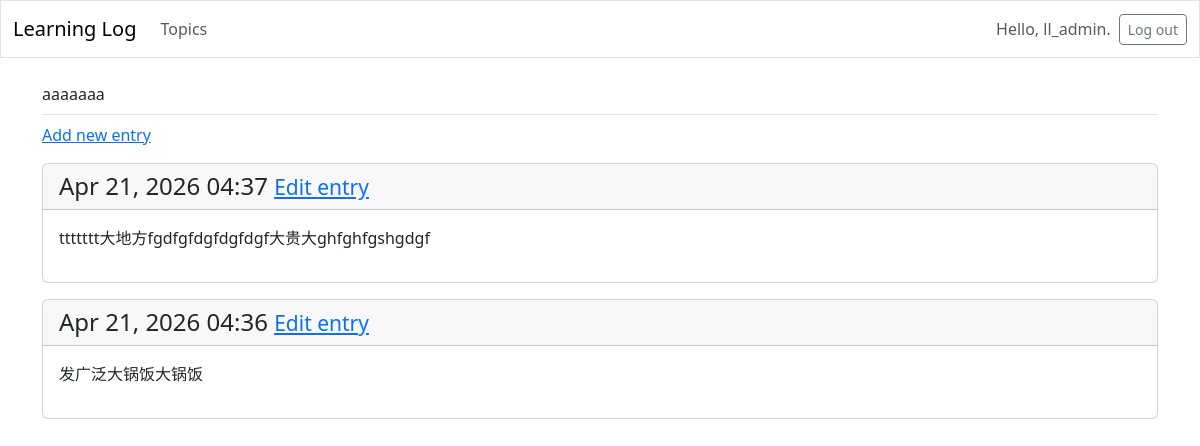
Screenshot of /topics/5/ (signed in) with the database file from the repository.
### learning_logs/models.py (models this page shows, shortened)
class Topic(models.Model):
    text=models.CharField(max_length=200)
    date_added=models.DateTimeField(auto_now_add=True)
    owner = models.ForeignKey(User,on_delete=models.CASCADE)

class Entry(models.Model):
    topic=models.ForeignKey(Topic,on_delete=models.CASCADE)
    text=models.TextField()
    date_added=models.DateTimeField(auto_now_add=True)
    class Meta:
        verbose_name_plural = 'entries'

### learning_logs/views.py (the view)
# urls.py: path('topics/<int:topic_id>/',views.topic,name='topic'),
@login_required
def topic(request, topic_id):
    topic = Topic.objects.get(id=topic_id)
    if topic.owner != request.user:
        raise Http404()
    entries = topic.entry_set.order_by('-date_added')
    context = {'topic': topic, 'entries': entries}
    return render(request, 'learning_logs/topic.html', context)

### learning_logs/templates/learning_logs/topic.html
{% extends 'learning_logs/base.html' %}
{% block page_header %}
  <hi>{{topic.text}}</hi>
{% endblock page_header %}
{% block content %}
  <p>
    <a href="{% url 'learning_logs:new_entry' topic.id %}">Add new entry</a>
  </p>
  {% for entry in entries %}
    <div class="card mb-3">
      <h4 class="card-header">
        {{ entry.date_added|date:'M d, Y H:i' }}
        <small><a href="{% url 'learning_logs:edit_entry' entry.id %}">Edit entry</a></small>
      </h4>
      <div class="card-body">{{ entry.text|linebreaks }}</div>
    </div>
  {% empty %}
    <p>There are no entries for this topic yet.</p>
  {% endfor %}
{% endblock content %}

### learning_logs/templates/learning_logs/base.html (shortened to what this page needs)
<!DOCTYPE html>
<html lang="en">
<head>
  {% load django_bootstrap5 %}
  {% bootstrap_css %}
</head>
<body>
<nav class="navbar navbar-expand-md navbar-light mb-4 border">
  <div class="container-fluid">
    <a class="navbar-brand" href="{% url 'learning_logs:index' %}">Learning Log</a>
    <div class="collapse navbar-collapse" id="navbarCollapse">
      <ul class="navbar-nav me-auto mb-2 mb-md-0">
        <li class="nav-item">
          <a class="nav-link" href="{% url 'learning_logs:topics' %}">Topics</a></li>
      </ul>
      <ul class="navbar-nav ms-auto mb-2 mb-md-0">
        {% if user.is_authenticated %}
          <li class="nav-item">
            <span class="navbar-text me-2" >Hello, {{ user.username }}.</span></li>
        {% else %}
          <li class="nav-item">
            <a class="nav-link" href="{% url 'accounts:register' %}">Register</a></li>
          <li class="nav-item">
            <a class="nav-link" href="{% url 'accounts:login' %}">Login</a></li>
        {% endif %}
      </ul>
      {% if user.is_authenticated %}
        <form action="{% url 'accounts:logout' %}" method="post">
          <button name="submit" class="btn btn-outline-secondary btn-sm">Log out</button>
        </form>
      {% endif %}
    </div>
  </div>
</nav>
<main class="container">
  <div class="pb-2 mb-2 border-bottom">
    {% block page_header %}{% endblock page_header %}
  </div>
  <div>
    {% block content %}{% endblock %}
  </div>
</main>
</body>
</html>

### rows the page displays
Topic: text "aaaaaaa"
Entry: date_added "Apr 21, 2026 04:37", text "ttttttt大地方fgdfgfdgfdgfdgf大贵大ghfghfgshgdgf"
Entry: date_added "Apr 21, 2026 04:36", text "发广泛大锅饭大锅饭"

### other values shown
{{ user.username }} "ll_admin"
